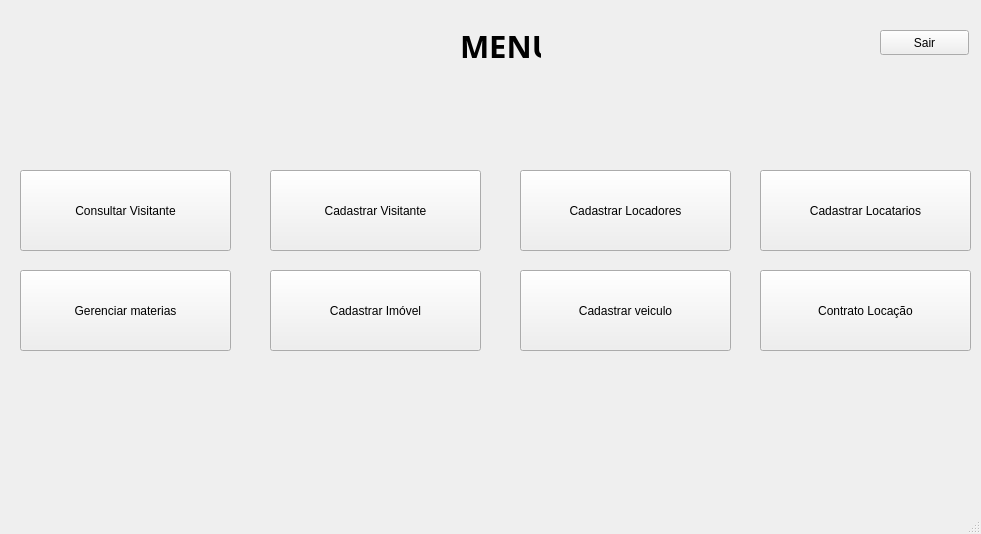
<?xml version="1.0" encoding="UTF-8"?>
<ui version="4.0">
 <class>Menu</class>
 <widget class="QMainWindow" name="Menu">
  <property name="enabled">
   <bool>true</bool>
  </property>
  <property name="geometry">
   <rect>
    <x>0</x>
    <y>0</y>
    <width>981</width>
    <height>534</height>
   </rect>
  </property>
  <property name="windowTitle">
   <string>MainWindow</string>
  </property>
  <widget class="QWidget" name="centralwidget">
   <widget class="QPushButton" name="b_cadastro_visitante">
    <property name="geometry">
     <rect>
      <x>270</x>
      <y>170</y>
      <width>211</width>
      <height>81</height>
     </rect>
    </property>
    <property name="text">
     <string>Cadastrar Visitante</string>
    </property>
   </widget>
   <widget class="QPushButton" name="b_cadastro_locador">
    <property name="geometry">
     <rect>
      <x>520</x>
      <y>170</y>
      <width>211</width>
      <height>81</height>
     </rect>
    </property>
    <property name="text">
     <string>Cadastrar Locadores</string>
    </property>
   </widget>
   <widget class="QPushButton" name="b_consulta_visitante">
    <property name="geometry">
     <rect>
      <x>20</x>
      <y>170</y>
      <width>211</width>
      <height>81</height>
     </rect>
    </property>
    <property name="text">
     <string>Consultar Visitante</string>
    </property>
   </widget>
   <widget class="QPushButton" name="b_cadastro_locatario">
    <property name="geometry">
     <rect>
      <x>760</x>
      <y>170</y>
      <width>211</width>
      <height>81</height>
     </rect>
    </property>
    <property name="text">
     <string>Cadastrar Locatarios</string>
    </property>
   </widget>
   <widget class="QLabel" name="label">
    <property name="geometry">
     <rect>
      <x>460</x>
      <y>30</y>
      <width>81</width>
      <height>31</height>
     </rect>
    </property>
    <property name="font">
     <font>
      <family>Ubuntu Condensed</family>
      <pointsize>23</pointsize>
      <weight>75</weight>
      <bold>true</bold>
     </font>
    </property>
    <property name="text">
     <string>MENU</string>
    </property>
   </widget>
   <widget class="QPushButton" name="sair_programa">
    <property name="geometry">
     <rect>
      <x>880</x>
      <y>30</y>
      <width>89</width>
      <height>25</height>
     </rect>
    </property>
    <property name="text">
     <string>Sair</string>
    </property>
   </widget>
   <widget class="QPushButton" name="b_cadastrar_veiculo">
    <property name="geometry">
     <rect>
      <x>520</x>
      <y>270</y>
      <width>211</width>
      <height>81</height>
     </rect>
    </property>
    <property name="text">
     <string>Cadastrar veiculo</string>
    </property>
   </widget>
   <widget class="QPushButton" name="b_contrato_locacao">
    <property name="geometry">
     <rect>
      <x>760</x>
      <y>270</y>
      <width>211</width>
      <height>81</height>
     </rect>
    </property>
    <property name="text">
     <string>Contrato Locação</string>
    </property>
   </widget>
   <widget class="QPushButton" name="b_cadastrar_imovel">
    <property name="geometry">
     <rect>
      <x>270</x>
      <y>270</y>
      <width>211</width>
      <height>81</height>
     </rect>
    </property>
    <property name="text">
     <string>Cadastrar Imóvel</string>
    </property>
   </widget>
   <widget class="QPushButton" name="b_gerencias_materias">
    <property name="geometry">
     <rect>
      <x>20</x>
      <y>270</y>
      <width>211</width>
      <height>81</height>
     </rect>
    </property>
    <property name="text">
     <string>Gerenciar materias</string>
    </property>
   </widget>
  </widget>
  <widget class="QStatusBar" name="statusbar"/>
 </widget>
 <resources/>
 <connections/>
</ui>
